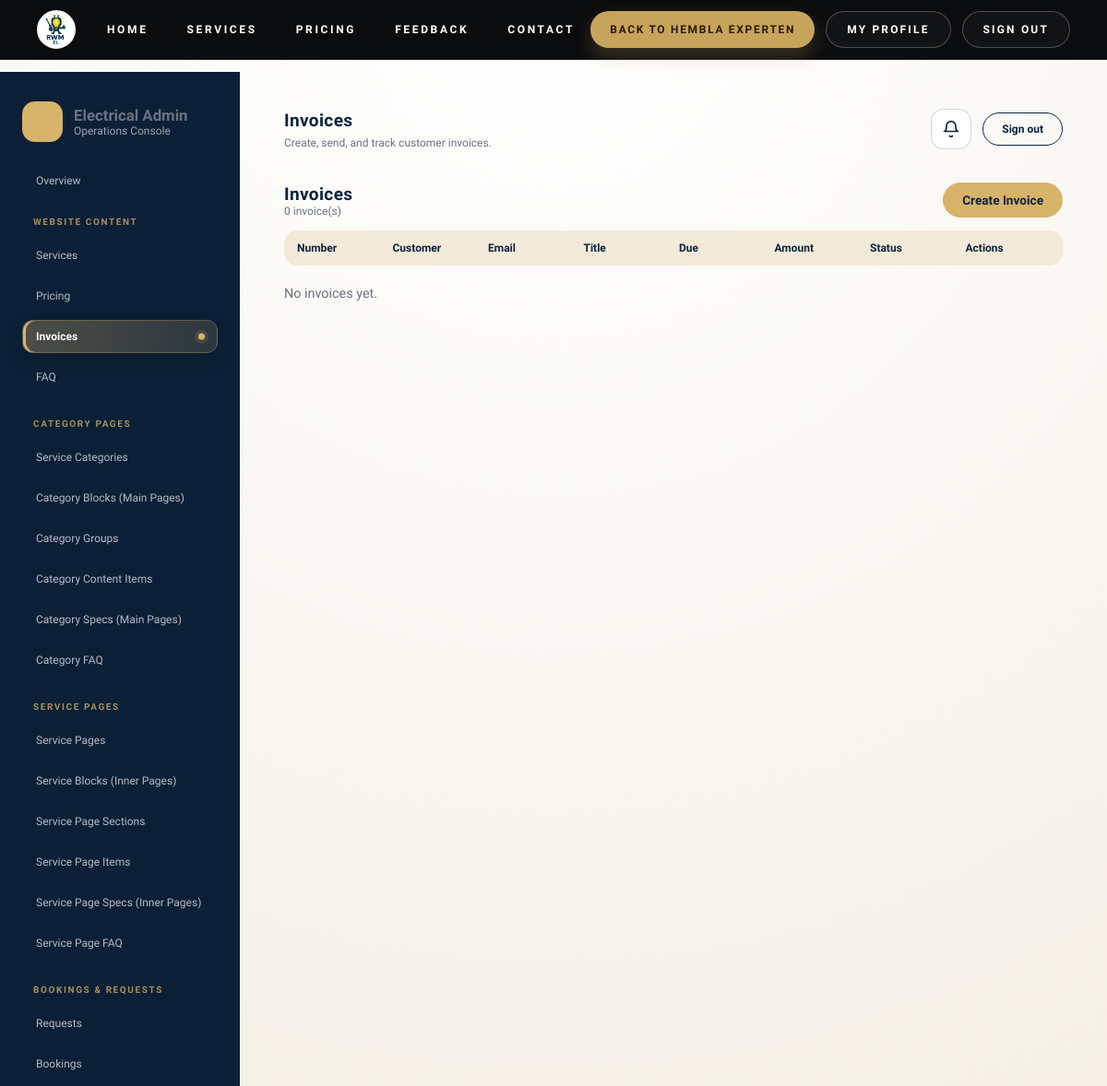
The page /dashboard/invoices/ (signed in, upper part) on the database as committed earlier.
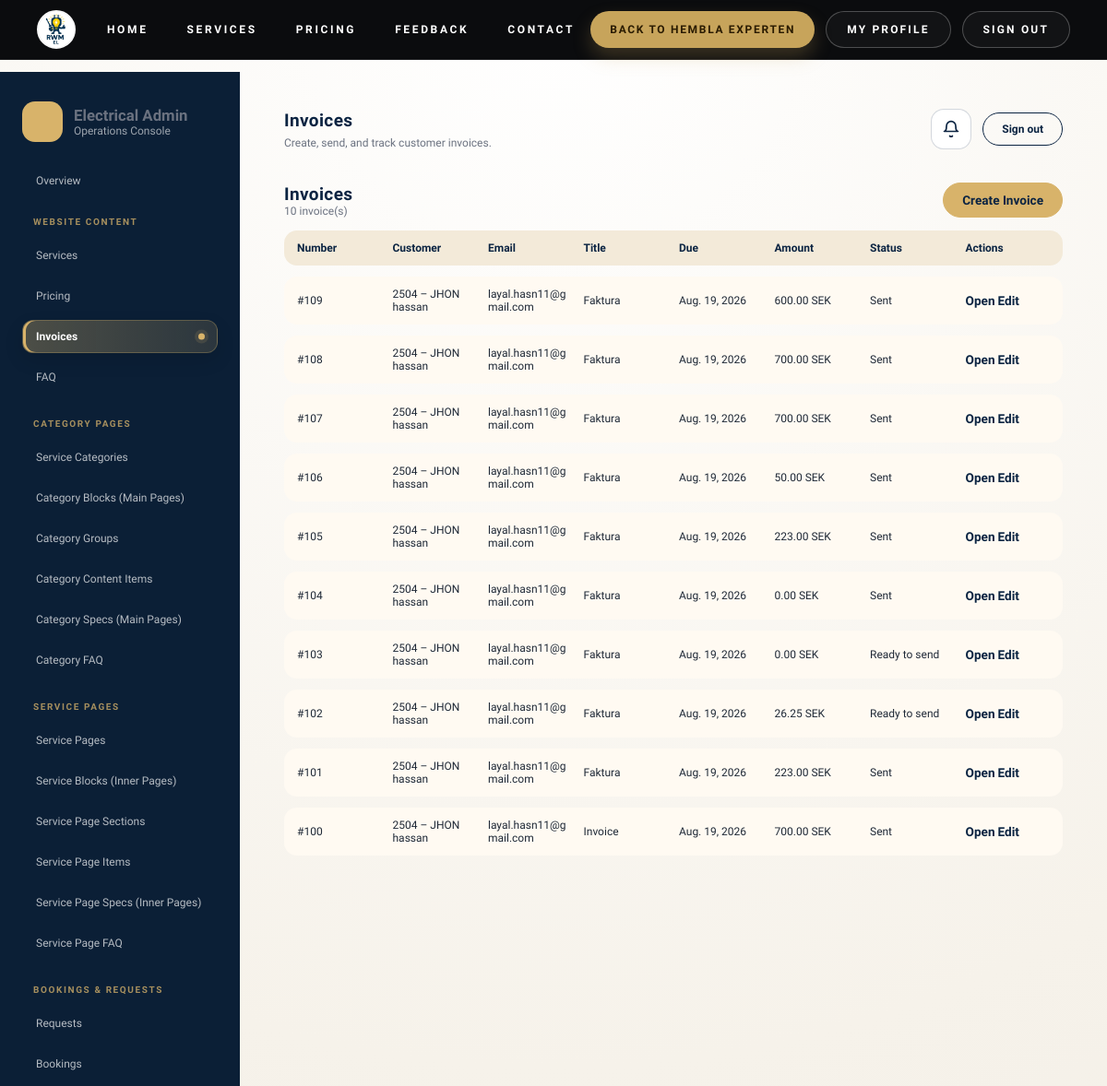
The same page on the database as committed later.
### electricity/models.py (models this page shows, shortened)
class Invoice(models.Model):
    class InvoiceType(models.TextChoices):
        STANDARD = "standard", "Standard invoice"
        ROT = "rot", "ROT invoice"
        MATERIAL = "material", "Material invoice"
        LABOUR = "labour", "Labour invoice"
        PART = "part", "Part invoice"
        CREDIT = "credit", "Credit invoice"
    class Status(models.TextChoices):
        DRAFT = "draft", "Draft"
        READY = "ready", "Ready to send"
        SENT = "sent", "Sent"
        VIEWED = "viewed", "Viewed"
        PARTIALLY_PAID = "partially_paid", "Partially paid"
        PAID = "paid", "Paid"
        OVERDUE = "overdue", "Overdue"
        CANCELLED = "cancelled", "Cancelled"
        CREDITED = "credited", "Credited"
    customer = models.ForeignKey(CustomerProfile, on_delete=models.PROTECT, related_name="invoices")
    recipient_email = models.EmailField(blank=True)
    invoice_number = models.PositiveIntegerField(unique=True, null=True, blank=True)
    title = models.CharField(max_length=160, default="Faktura")
    invoice_date = models.DateField(default=timezone.localdate)
    due_date = models.DateField(null=True, blank=True)
    payment_terms_days = models.PositiveSmallIntegerField(default=20)
    invoice_type = models.CharField(max_length=20, choices=InvoiceType.choices, default=InvoiceType.STANDARD)
    part_number = models.PositiveSmallIntegerField(null=True, blank=True)
    part_total = models.PositiveSmallIntegerField(null=True, blank=True)
    status = models.CharField(max_length=20, choices=Status.choices, default=Status.DRAFT)
    reference = models.CharField(max_length=120, blank=True)
    work_address = models.CharField(max_length=240, blank=True)
    currency = models.CharField(max_length=10, default="SEK")
    discount_type = models.CharField(
        max_length=12, choices=(("none", "None"), ("fixed", "Fixed amount"), ("percent", "Percentage")), default="none"
    )
    discount_value = models.DecimalField(max_digits=12, decimal_places=2, default=0)
    rot_enabled = models.BooleanField(default=False)
    rot_percent = models.DecimalField(max_digits=5, decimal_places=2, default=30)
    rot_personal_number = models.CharField(max_length=40, blank=True)
    rot_property_designation = models.CharField(max_length=120, blank=True)
    rot_brf_org_number = models.CharField(max_length=40, blank=True)
    rot_apartment_number = models.CharField(max_length=40, blank=True)
    customer_message = models.TextField(blank=True)
    payment_instructions = models.TextField(blank=True, default="Pay to Bankgiro 5192-1302 and state the invoice number.")
    internal_notes = models.TextField(blank=True)
    additional_terms = models.TextField(blank=True)
    rounding = models.DecimalField(max_digits=8, decimal_places=2, default=0)
    amount_paid = models.DecimalField(max_digits=12, decimal_places=2, default=0)
    subtotal_ex_vat = models.DecimalField(max_digits=12, decimal_places=2, default=0)
    discount_total = models.DecimalField(max_digits=12, decimal_places=2, default=0)
    vat_total = models.DecimalField(max_digits=12, decimal_places=2, default=0)
    rot_total = models.DecimalField(max_digits=12, decimal_places=2, default=0)
    total_inc_vat = models.DecimalField(max_digits=12, decimal_places=2, default=0)
    amount_due = models.DecimalField(max_digits=12, decimal_places=2, default=0)
    consultation_booking = models.OneToOneField(
        "ConsultationBooking", null=True, blank=True, on_delete=models.SET_NULL, related_name="invoice"
    )
    service_booking = models.OneToOneField(
        "ServiceBooking", null=True, blank=True, on_delete=models.SET_NULL, related_name="invoice"
    )
    electrician_booking = models.OneToOneField(
        "ElectricianBooking", null=True, blank=True, on_delete=models.SET_NULL, related_name="invoice"
    )
    on_call_booking = models.OneToOneField(
        "OnCallBooking", null=True, blank=True, on_delete=models.SET_NULL, related_name="invoice"
    )
    sent_at = models.DateTimeField(null=True, blank=True)
    created_at = models.DateTimeField(auto_now_add=True)
    updated_at = models.DateTimeField(auto_now=True)
    class Meta:
        ordering = ["-invoice_number"]

class CustomerProfile(models.Model):
    class AccountType(models.TextChoices):
        PRIVATE = "private", "Private"
        BUSINESS = "business", "Business"
    user = models.OneToOneField(
        "auth.User", on_delete=models.SET_NULL, related_name="customer_profile", null=True, blank=True
    )
    customer_number = models.PositiveIntegerField(unique=True, null=True, blank=True)
    account_type = models.CharField(max_length=20, choices=AccountType.choices, default=AccountType.PRIVATE)
    full_name = models.CharField(max_length=160)
    email = models.EmailField(blank=True)
    phone = models.CharField(max_length=40, blank=True)
    street_address = models.CharField(max_length=200, blank=True)
    city = models.CharField(max_length=80, blank=True)
    postal_code = models.CharField(max_length=20, blank=True)
    country = models.CharField(max_length=60, default="Germany")
    property_type = models.CharField(max_length=40, blank=True)
    property_designation = models.CharField(max_length=120, blank=True)
    interests = models.JSONField(default=list, blank=True)
    personal_id = models.CharField(max_length=40, blank=True)
    company_name = models.CharField(max_length=160, blank=True)
    organization_number = models.CharField(max_length=40, blank=True)
    company_address = models.CharField(max_length=220, blank=True)
    accepted_terms = models.BooleanField(default=False)
    accepted_privacy = models.BooleanField(default=False)
    marketing_opt_in = models.BooleanField(default=False)
    created_at = models.DateTimeField(auto_now_add=True)
    class Meta:
        ordering = ["-created_at"]

### electricity/views.py (the view)
# urls.py: path("dashboard/invoices/", views.dashboard_invoices, name="dashboard_invoices"),
@login_required
def dashboard_invoices(request):
    guard = _dashboard_access_or_redirect(request)
    if guard:
        return guard
    invoices = Invoice.objects.select_related("customer").prefetch_related("lines")
    return render(request, "electricity/dashboard/invoices.html", {"invoices": invoices})

### electricity/templatetags/electricity_extras.py (called while the page is built)
@register.simple_tag
def service_category_pages():
    return ServiceCategoryPage.objects.filter(is_active=True).prefetch_related("service_pages").order_by("order", "name")

@register.simple_tag
def service_menu_groups(category_page):
    grouped = OrderedDict()
    for service_page in category_page.service_pages.filter(is_active=True).order_by("order", "name"):
        key = (service_page.menu_group or "").strip()
        grouped.setdefault(key, [])
        grouped[key].append(service_page)
    return list(grouped.items())

### electricity/views.py (called while the page is built)
def _require_dashboard_access(request):
    user = request.user
    if not user.is_authenticated:
        return False
    if user.is_superuser or user.is_staff:
        return True
    return electricity_admin_site.has_permission(request)

def _dashboard_access_or_redirect(request):
    if _require_dashboard_access(request):
        return None
    return redirect("admin:login")

### electricity/templates/electricity/dashboard/invoices.html
{% extends "electricity/dashboard/base.html" %}
{% block page_title %}Invoices{% endblock %}
{% block page_subtitle %}Create, send, and track customer invoices.{% endblock %}
{% block content %}
<section class="panel">
  <div class="panel-header">
    <div><h2>Invoices</h2><div class="panel-meta">{{ invoices|length }} invoice(s)</div></div>
    <a class="dash-btn primary" href="{% url 'electricity:dashboard_invoice_add' %}">Create Invoice</a>
  </div>
  <div class="panel-table">
    <div class="panel-row panel-row-head">
      <span>Number</span><span>Customer</span><span>Email</span><span>Title</span><span>Due</span><span>Amount</span><span>Status</span><span>Actions</span>
    </div>
    {% for invoice in invoices %}
    <div class="panel-row">
      <span>#{{ invoice.invoice_number }}</span>
      <span>{{ invoice.customer.customer_number }} – {{ invoice.customer.full_name }}</span>
      <span>{{ invoice.recipient_email|default:"No email" }}</span>
      <span>{{ invoice.title }}</span>
      <span>{{ invoice.due_date }}</span>
      <span>{{ invoice.amount_due|floatformat:2 }} {{ invoice.currency }}</span>
      <span>{{ invoice.get_status_display }}</span>
      <span>
        <a class="panel-link" href="{% url 'electricity:dashboard_invoice_detail' invoice.pk %}">Open</a>
        <a class="panel-link" href="{% url 'electricity:dashboard_invoice_edit' invoice.pk %}">Edit</a>
      </span>
    </div>
    {% empty %}<div class="panel-empty">No invoices yet.</div>{% endfor %}
  </div>
</section>
{% endblock %}

Rows that differ between the two databases and show on the page:
added Invoice: invoice_number "109", customer.customer_number "2504", customer.full_name "JHON hassan", recipient_email "layal.hasn11@gmail.com", title "Faktura", due_date "Aug. 19, 2026", amount_due "600.00", currency "SEK", status "Sent"
added Invoice: invoice_number "108", customer.customer_number "2504", customer.full_name "JHON hassan", recipient_email "layal.hasn11@gmail.com", title "Faktura", due_date "Aug. 19, 2026", amount_due "700.00", currency "SEK", status "Sent"
added Invoice: invoice_number "107", customer.customer_number "2504", customer.full_name "JHON hassan", recipient_email "layal.hasn11@gmail.com", title "Faktura", due_date "Aug. 19, 2026", amount_due "700.00", currency "SEK", status "Sent"
added Invoice: invoice_number "106", customer.customer_number "2504", customer.full_name "JHON hassan", recipient_email "layal.hasn11@gmail.com", title "Faktura", due_date "Aug. 19, 2026", amount_due "50.00", currency "SEK", status "Sent"
added Invoice: invoice_number "105", customer.customer_number "2504", customer.full_name "JHON hassan", recipient_email "layal.hasn11@gmail.com", title "Faktura", due_date "Aug. 19, 2026", amount_due "223.00", currency "SEK", status "Sent"
added Invoice: invoice_number "104", customer.customer_number "2504", customer.full_name "JHON hassan", recipient_email "layal.hasn11@gmail.com", title "Faktura", due_date "Aug. 19, 2026", amount_due "0.00", currency "SEK", status "Sent"
added Invoice: invoice_number "103", customer.customer_number "2504", customer.full_name "JHON hassan", recipient_email "layal.hasn11@gmail.com", title "Faktura", due_date "Aug. 19, 2026", amount_due "0.00", currency "SEK", status "Ready to send"
added Invoice: invoice_number "102", customer.customer_number "2504", customer.full_name "JHON hassan", recipient_email "layal.hasn11@gmail.com", title "Faktura", due_date "Aug. 19, 2026", amount_due "26.25", currency "SEK", status "Ready to send"
added Invoice: invoice_number "101", customer.customer_number "2504", customer.full_name "JHON hassan", recipient_email "layal.hasn11@gmail.com", title "Faktura", due_date "Aug. 19, 2026", amount_due "223.00", currency "SEK", status "Sent"
added Invoice: invoice_number "100", customer.customer_number "2504", customer.full_name "JHON hassan", recipient_email "layal.hasn11@gmail.com", title "Invoice", due_date "Aug. 19, 2026", amount_due "700.00", currency "SEK", status "Sent"
Other text that changed with them:
{{ invoices|length }}: "0" → "10"
text no longer shown: "No invoices yet."
